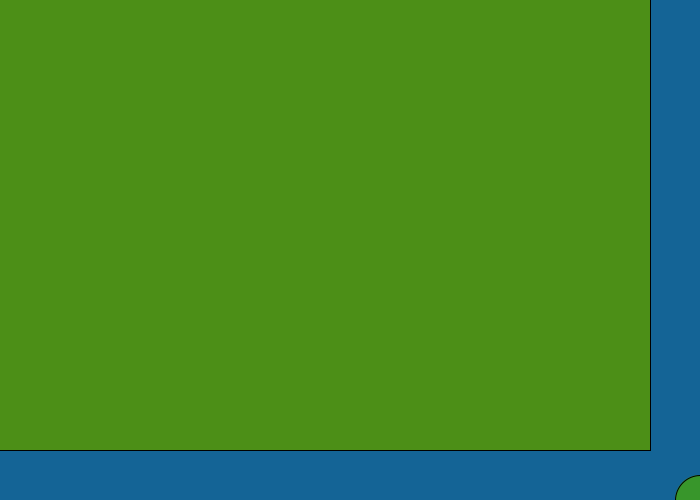
Frame 1 (no input)
Frame 60 (the mouse pressed at the canvas centre just before this capture): identical to frame 1, image omitted
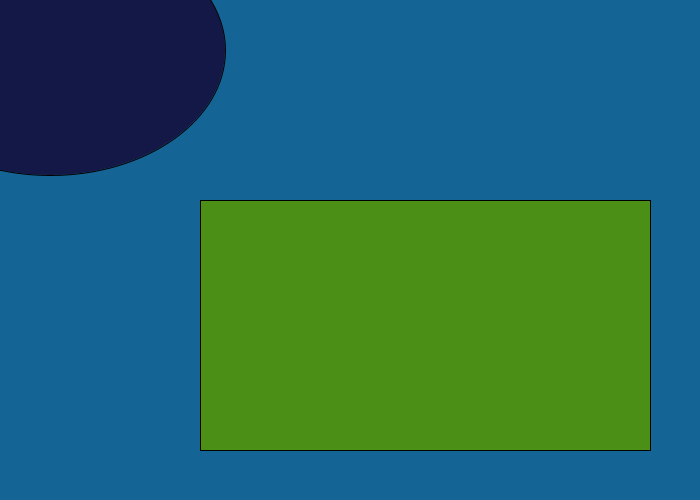
Frame 120 (the mouse held since frame 60 and released just before this capture)

The Processing sketch that drew these frames (run headless with seeded random() and noise(); from frame 60 on, the mouse is pressed at the canvas centre):

// Processing sketch: exercise_23_2
// ── exercise_23_2.pde
// excersise 23.2

// 2. Invent three unique shapes that behave 
//differently in relation to the mouse. Each shape’s 
//behavior should change when the mouse is pressed. 
//Relate the form of each shape to its behavior.

void setup(){
  size(700,500);
}

void draw(){
  background(20,100,150);
  fill(20,24,70);
  ellipse(50,50,width-mouseX,height-mouseY);
  fill(56,150,43);
  ellipse(width-mouseX,height-mouseY,50,50);
  fill(96,120,90);
  rect(mouseX,mouseY,50,50);
  fill(76,143,23);
  rect(650,450,mouseY-width,mouseY-height);
}
